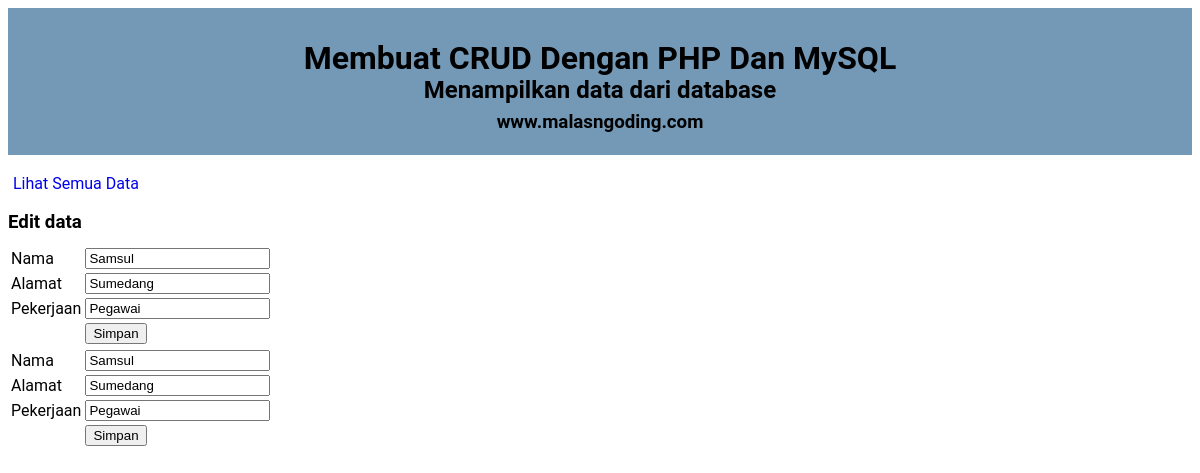
Screenshot of /edit.php?id=6 with the database file from the repository.
### tables this page shows
CREATE TABLE `user` (
  `id` int(16) NOT NULL,
  `nama` varchar(16) NOT NULL,
  `alamat` varchar(20) NOT NULL,
  `pekerjaan` varchar(16) NOT NULL
);

### edit.php (the view, shortened to what this page needs)
<!DOCTYPE html>
<html>
<head>
	<link rel="stylesheet" type="text/css" href="style.css">
</head>
<body>
	<div class="judul">
		<h1>Membuat CRUD Dengan PHP Dan MySQL</h1>
		<h2>Menampilkan data dari database</h2>
		<h3>www.malasngoding.com</h3>
	</div>
	<br/>
	<a href="index.php">Lihat Semua Data</a>
	<br/>
	<h3>Edit data</h3>
	<?php
	$id = $_GET['id'];
	$query_mysql = mysql_query("SELECT * FROM user WHERE id='$id'")or die(mysql_error());
	while($data = mysql_fetch_array($query_mysql)){
	?>
	<form action="update.php" method="post">
		<table>
			<tr>
				<td>Nama</td>
				<td>
					<input type="text" name="nama" value="<?php echo $data['nama'] ?>">
				</td>
			</tr>
			<tr>
				<td>Alamat</td>
				<td><input type="text" name="alamat" value="<?php echo $data['alamat'] ?>"></td>
			</tr>
			<tr>
				<td>Pekerjaan</td>
				<td><input type="text" name="pekerjaan" value="<?php echo $data['pekerjaan'] ?>"></td>
			</tr>
			<tr>
				<td></td>
				<td><input type="submit" value="Simpan"></td>
			</tr>
		</table>
	</form>
	<?php } ?>
</body>
</html>

### style.css (style rules this page uses)
body { font-family: 'roboto'; color: #000; }
.judul { background: hwb(207 34% 34% / 0.829); padding: 10px; text-align: center; }
.judul h1,h2,h3 { height: 15px; }
a { padding: 5px; text-decoration: none; }

### rows the page displays
user: nama "Samsul", alamat "Sumedang", pekerjaan "Pegawai"
user: nama "Samsul", alamat "Sumedang", pekerjaan "Pegawai"
